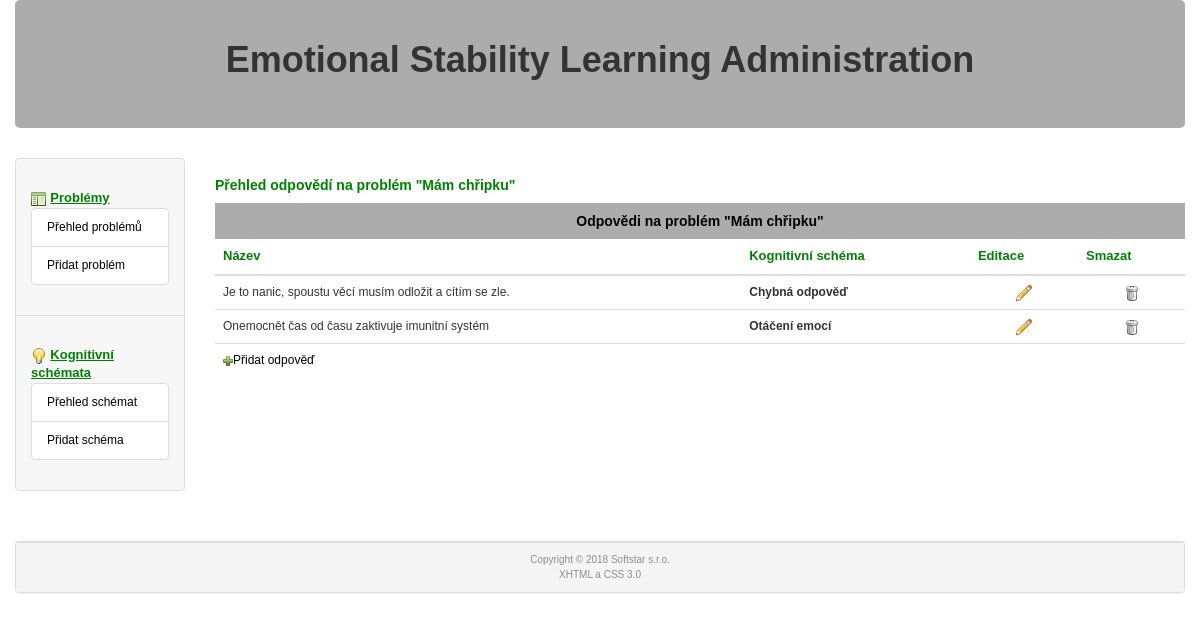
The app's page /administrace/?odpovedi=1&idp=3, older data.
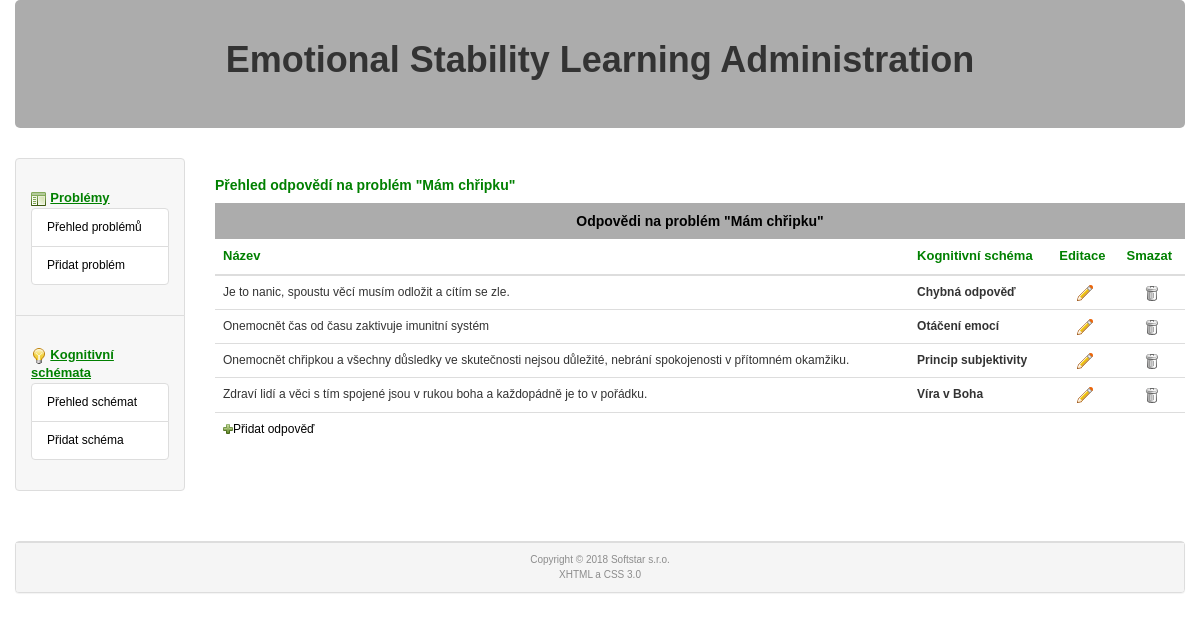
The same page, newer data.
### tables this page shows
CREATE TABLE `odpoved` (
  `id_problemu` int(11) NOT NULL,
  `id_kog_schematu` int(11) NOT NULL,
  `odpoved` text NOT NULL,
  `smazano` int(1) NOT NULL DEFAULT '0'
);

CREATE TABLE `kognitivni_schema` (
  `id` int(11) NOT NULL,
  `nazev` varchar(40) NOT NULL,
  `smazano` int(1) NOT NULL DEFAULT '0'
);

### www/administrace/controllers/RouterController.php (called while the page is built, shortened)
<?php
class RouterController extends Controller
{
  protected $controller;
  public function setView()
  {
    $this->controller->setView();
    $this->view = 'layout';
  }
    private function setViewAnswer()
    {
      if ($this->post_get('odpovedi')==1)
      {
        $this->controller = new AnswerOverviewController();
      }
      elseif ($this->post_get('odpovedi')==3)
      {
        $model = new model();
        $model->update('odpoved', array('id_problemu' => htmlspecialchars($this->post_get('idp'), ENT_QUOTES), 'id_kog_schematu' => htmlspecialchars($this->post_get('idks'), ENT_QUOTES)), array('smazano' => 1));
        $this->redirect("?odpovedi=1&idp=".$this->post_get('idp'));
      }
    }
  }
?>

### www/administrace/index.php (called while the page is built, shortened)
<?php
  $router = RouterController::getInstance();
  $router->setView();
  $router->showView();
?>

### www/administrace/controllers/AnswerOverviewController.php (called while the page is built, shortened)
<?php
class AnswerOverviewController extends Controller
{
  public function setView()
  {
    $model = new model();
    if ($model->ifconnected())
    {
      $answers = $model->selectArray(array("odpoved", 'kognitivni_schema'), array('odpoved', 'nazev', 'id_kog_schematu') , array('id_problemu' => $this->post_get('idp'), 'id' => 'id_kog_schematu', 'odpoved.smazano' => 0));
      $arr = $model->selectOne("problem", array('id' => $this->post_get('idp')));
      $problem = $arr[1];
      $this->view = 'answerOverview';
    }
  }
}

### www/administrace/models/model.php (called while the page is built, shortened)
<?php
  class model
  {
    private $db, $sever_name;
    function __construct()
    {
      $this->db = new cdb();
    }
    function __destruct()
    {
      $this->db->closedb();
    }
    function selectOne($table, array $keys)
    {
      $query = "select * from $table where";
      $i = 0;
      foreach($keys as $name => $value)
      {
        if ($i)
        {
          $query .= " and $name=$value";
        }
        else
        {
          $query .= " $name=$value";
          $i = 1;
        }
      }
      $query .= ";";
      if (!$this->db->query($query))
      {
        RouterController::getInstance()->setError($this->db->get_error());
      }
      return $this->db->get_row();
    }
    function selectArray(array $tables, array $collums, array $keys)
    {
      $query = "select ";
      $i = 0;
      foreach($collums as $collum)
      {
        if ($i)
        {
          $query .= ", $collum";
        }
        else
        {
          $query .= "$collum";
          $i = 1;
        }
      }
      $query .= " from ";
      $i = 0;
      foreach($tables as $table)
      {
        if ($i)
        {
          $query .= ", $table";
        }
        else
        {
          $query .= "$table";
          $i = 1;
        }
      }
      $query .= " where";
      $i = 0;
      foreach($keys as $name => $value)
      {
        if ($i)
        {
          $query .= " and $name=$value";
        }
        else
        {
          $query .= " $name=$value";
          $i = 1;
        }
      }
      $query .= ";";
      if (!$this->db->query($query))
      {
        RouterController::getInstance()->setError($this->db->get_error());
      }
      else
      {
        $i = 0;
        while ($item=$this->db->get_array())
        {
          if (!empty($item))
          {
            $arr[$i] = $item;
            $i++;
          }
        }
      }
      return $arr;
    }
  }
?>

### www/administrace/cfg/sql.php (called while the page is built)
<?php
  $this->server='localhost';
  $this->user='emotions';
  $this->password='emotions';
  $this->db_name='emotions';
?>

### www/administrace/models/cdb.php (called while the page is built, shortened)
<?php
class cdb {
  private $data, $querystring, $error, $conn;
  public $server, $user, $password, $db_name;
  function __construct()
  {
    require("./cfg/sql.php");
    $this->conn = null;
  }
  function connect() {
    $options=array(
      PDO::ATTR_ERRMODE => PDO::ERRMODE_EXCEPTION,
      PDO::MYSQL_ATTR_INIT_COMMAND => "SET NAMES utf8"
      );
    try {
            $this->conn = @new PDO("mysql:host=".$this->server.";dbname=".$this->db_name, $this->user, $this->password, $options);
    } catch (PDOException $e) {
        $error = 'DB connection failed: ' . $e->getMessage();
    }
    return(1);
  }
  function query($dotaz) {
    $this->data=$this->conn->prepare($dotaz);
    $parameters = array();
    try {
            $this->data->execute($parameters);
    } catch (PDOException $e) {
        $error = 'Execution of query failed: ' . $e->getMessage();
        $this->data=null;
    }
    if ($this->data) { return 1; }
    else  {return 0;}
  }
  function get_row() {
    $arr = $this->data->fetch(PDO::FETCH_NUM);
    if (!empty($arr)) { return $arr; }
    else { return 0; }
  }
  function get_array() {
    $arr = $this->data->fetch(PDO::FETCH_ASSOC);
    if (!empty($arr)) {return ($arr); }
    else { return 0; }
  }
  function closedb() {
    $this->conn = null;
  }
};
?>

### www/administrace/views/answerOverview.phtml (the view)
<div class="col-sm-10">
  <h4>Přehled odpovědí na problém "<?php echo($problem); ?>"</h4>
<?php
   $pocet=count($answers);
   if (!$pocet) {
     ?>
    <div class="hlaska">Nejsou uloženy žádné odpovědi na problém "<?php echo($problem); ?>"<br /><a href="<?php echo("./?odpovedi=2&idp=".$this->post_get('idp')); ?>"><img src="icons/add.png" width="10" height="10" />Přidat odpověď</a></div>
     <?php
   } else {
   ?>
  <div class="table-responsive">
    <table class="table table-hover">
      <caption class="text-center">Odpovědi na problém "<?php echo($problem); ?>"</caption>
      <thead><tr><th>Název</th><th>Kognitivní schéma</th><th>Editace</th><th>Smazat</th></tr></thead>
      <tbody>
        <?php
         foreach($answers as $answer) {
        ?>
        <tr>
          <td><?php echo($answer['odpoved']); ?></td>
          <td><strong><?php echo($answer['nazev']); ?></strong></td>
          <td class="text-center"><?php echo("<a href=\"./?odpovedi=2&idp=".$this->post_get('idp')."&idks=".$answer['id_kog_schematu']."\">"); ?><img src="icons/pencil.png" width="16" height="16" /></a></td>
          <td class="text-center"><?php echo("<a href=\"./?odpovedi=3&idp=".$this->post_get('idp')."&idks=".$answer['id_kog_schematu']."\">"); ?><img src="icons/bin_closed.png" width="16" height="16" /></a></td>
        </tr>
           <?php } ?>
        <tr><td colspan="4"><a href="<?php echo("./?odpovedi=2&idp=".$this->post_get('idp')); ?>"><img src="icons/add.png" width="10" height="10" />Přidat odpověď</a></td>
      </tbody>
    </table>
   <?php } ?>
  </div>
</div>

### www/administrace/controllers/Controller.php (shortened to what this page needs)
<?php
abstract class Controller
{
    protected $view = "";
    public function showView()
    {
        if ($this->view)
        {
            require("views/" . $this->view.".phtml");
        }
    }
  public function post_get($var)
  {
    if ((isset($_POST["$var"]))||(isset($_GET["$var"]))) {
      if (isset($_GET["$var"])) { return $_GET["$var"]; };
    }else { return 0; };
  }
}
?>

### www/administrace/views/layout.phtml (shortened to what this page needs)
<!DOCTYPE html>
<html xmlns="http://www.w3.org/1999/xhtml" xml:lang="cs-cz" lang="cs-cz">
  <head>
    <link rel="stylesheet" href="https://maxcdn.bootstrapcdn.com/bootstrap/3.3.7/css/bootstrap.min.css" />
    <link rel="stylesheet" href="css/style.css" type="text/css" />
  </head>
  <body>
    <div class="container-fluid">
      <div class="text-center" id="hlavicka">
        <h1>Emotional Stability Learning Administration</h1>
      </div>
      <div class="row">
        <div class="col-sm-2" >
          <ul class="list-group" id="levy_panel">
          <li class="list-group-item"><div class="kategorie">
            <img src="./icons/application_side_list.png" width="16" height="16" alt="icon" /> <span class="nadpis">Problémy</span><br />
            <ul class="list-group">
              <li class="list-group-item"><a href="./?prob=1">Přehled problémů</a></li>
              <li class="list-group-item"><a href="./?prob=2">Přidat problém</a></li>
            </ul>
          </div></li>
          <li class="list-group-item"><div class="kategorie">
            <img src="./icons/lightbulb.png" width="16" height="16" alt="icon" /> <span class="nadpis">Kognitivní schémata</span><br/>
            <ul class="list-group">
              <li class="list-group-item"><a href="./?kschema=1">Přehled schémat</a></li>
              <li class="list-group-item"><a href="./?kschema=2">Přidat schéma</a></li>
            </ul>
          </div></li>
          </ul>
        </div>
<?php $this->controller->showView();  ?>
      </div>
        <div class="panel panel-default text-center margintop30">
          <div class="panel-footer" id="paticka">Copyright &copy; <?php date_default_timezone_set('Europe/Prague'); echo date("Y"); ?> <a href="http://www.sofstar.cz">Softstar s.r.o.</a><br /><a href="http://validator.w3.org/check?uri=referer" title="" onclick="return !window.open(this.href);">XHTML</a> a <a href="http://jigsaw.w3.org/css-validator/check/referer" title="" onclick="return !window.open(this.href);">CSS 3.0</a></div>
        </div>
      </div>
  </body>
</html>

### www/administrace/css/style.css (style rules this page uses)
body { font-family: 'Helvetica CE','Arial CE',sans-serif; font-size: 12px; }
h4 { font-size: 14px; font-weight: bold; color: green; margin-top: 20px; }
table caption { font-weight: bold; background-color:#acacac; color:black; font-size:14px; }
thead { font-size: 13px; font-weight: bold; color: green; }
td a { text-decoration: none; color: black; }
#hlavicka { height: 128px; background-color: #acacac; border-radius: 5px; font-size: 12px; padding:0; margin-bottom: 30px; text-align: center; vertical-align: center; }
#hlavicka h1 { margin: 0; padding: 40px 20px 20px 20px; font-weight: bold; }
#paticka { *position: relative; width: 100%; font-size: 10px; color: #8c8c8c; text-align: center; }
#levy_panel li { text-align: left; }
#paticka a { color: #8c8c8c; }
#levy_panel li { background-color: #f7f7f7; }
#levy_panel li ul li { background-color: #ffffff; }
.kategorie { margin-top: 20px; }
.kategorie .nadpis { font-size: 13px; font-weight: bold; color: green; text-decoration: underline; }
.kategorie a { color:black; text-decoration: none; }
.margintop30 { margin-top: 30px; }

Row changes from the older to the newer data that the page shows:
added odpoved: odpoved "Onemocnět chřipkou a všechny důsledky ve skutečnosti nejsou důležité, nebrání spokojenosti v přítomném okamžiku.", kognitivni_schema.nazev "Princip subjektivity"
added odpoved: odpoved "Zdraví lidí a věci s tím spojené jsou v rukou boha a každopádně je to v pořádku.", kognitivni_schema.nazev "Ví­ra v Boha"
